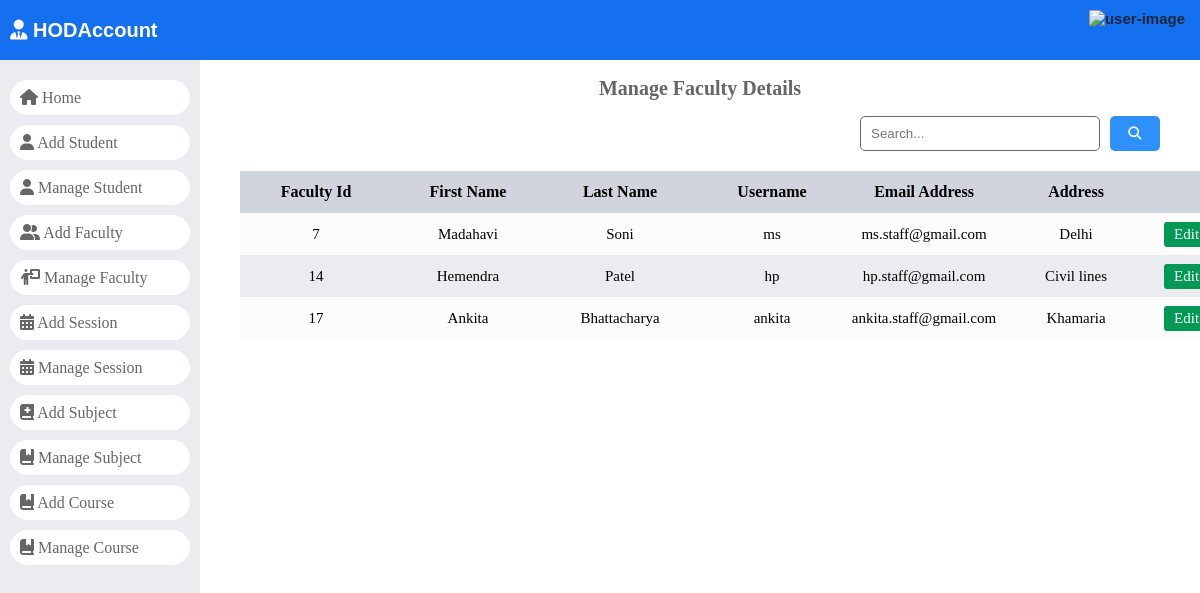
Page /manage_staff/ on the earlier database version.
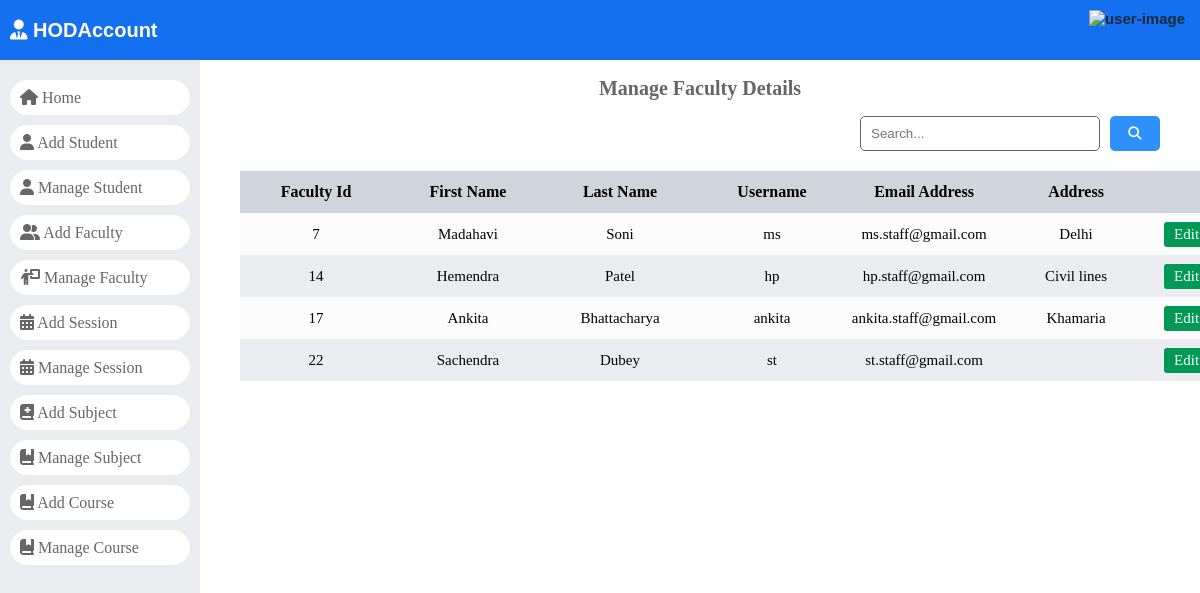
Same page on the later database version.
### dashboard/models.py (models this page shows)
class Staffs(models.Model):
	id = models.AutoField(primary_key=True)
	admin = models.OneToOneField(CustomUser, on_delete = models.CASCADE)
	address = models.TextField()
	created_at = models.DateTimeField(auto_now_add=True)
	updated_at = models.DateTimeField(auto_now=True)
	objects = models.Manager()

class CustomUser(AbstractUser):
	HOD = '1'
	STAFF = '2'
	STUDENT = '3'
	EMAIL_TO_USER_TYPE_MAP = {
		'hod': HOD,
		'staff': STAFF,
		'student': STUDENT
	}
	user_type_data = ((HOD, "HOD"), (STAFF, "Staff"), (STUDENT, "Student"))
	user_type = models.CharField(default=1, choices=user_type_data, max_length=10)

### dashboard/HodViews.py (the view)
# urls.py: path('manage_staff/', HodViews.manage_staff, name="manage_staff"),
def manage_staff(request):
    staffs = Staffs.objects.all()
    context = {
        "staffs": staffs
    }
    return render(request, "Hod Page/manage_faculty.html", context)

### dashboard/templates/Hod Page/manage_faculty.html (shortened to what this page needs)
{% load static %}
<!DOCTYPE html>
<html lang="en">
<head>
    <link rel="stylesheet" href="https://cdnjs.cloudflare.com/ajax/libs/font-awesome/6.5.1/css/all.min.css"
 />
    <link rel="stylesheet" href="{% static 'style.css' %}">
</head>
<body>
    <header>
        <div>
            <a href="/">
                <div class="logo">
                    <i class="fa-solid fa-user-tie"></i>
                    HODAccount
                </div>
            </a>
        </div>
        {% include '../headerUser.html' %}
    </header>
    <div id="main">
        {% include './navigation.html' %}
        <div id="student_record">
            <div class="page-title">
                <h2>Manage Faculty Details</h2>
            </div>
            <div id="search-bar">
                <form action="" method="GET" class="search-form" data-search-record="#faculty-data">
                    <input type="search" name="search" id="search" placeholder="Search...">
                    <button type="submit">
                        <i class="fa-solid fa-magnifying-glass"></i>
                    </button>
                </form>
            </div>
            <div id="expese-record" class="record">
                <table>
                    <thead>
                        <tr>
                            <th>Faculty Id</th>
                            <th>First Name</th>
                            <th>Last Name</th>
                            <th>Username</th>
                            <th>Email Address</th>
                            <th>Address</th>
                            <th>Action</th>
                        </tr>
                    </thead>
                    <tbody id="faculty-data">
                        {% for staff in staffs %}
                        <tr>
                            <td>{{ staff.admin.id }}</td>
                            <td>{{ staff.admin.first_name }}</td>
                            <td>{{ staff.admin.last_name }}</td>
                            <td>{{ staff.admin.username }}</td>
                            <td>{{ staff.admin.email }}</td>
                            <td>{{ staff.address }}</td>
                            <td class="action">
                                <a href="{% url 'edit_staff' staff.admin.id %}" class="edit btn">
                                    Edit</a>
                            </td>
                        </tr>
                        {% endfor %}
                    </tbody>
                </table>
            </div>
        </div>
    </div>
</body>
</html>

Differences in the rows shown:
added Staffs: admin.id "22", admin.first_name "Sachendra", admin.last_name "Dubey", admin.username "st", admin.email "st.staff@gmail.com"
